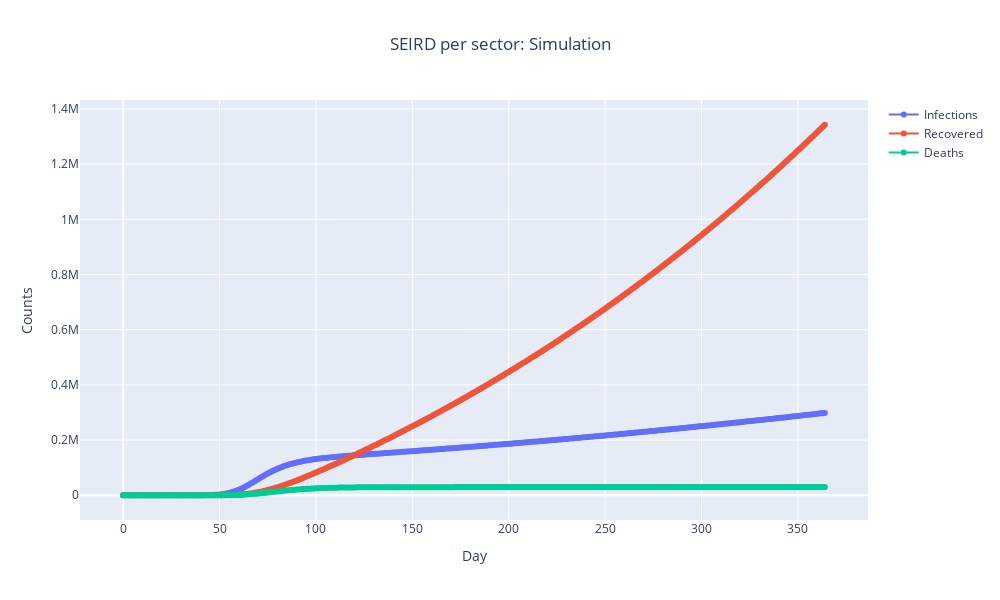

Notebook cell for this chart:
### Markdown cell above
### Simulation

### Code cell
simulation_days = 365
simulate_plot(result, simulation_days, initial_conditions, static=STATIC_PLOTS)

### Figure 1 — Plotly figure (JSON) as saved in the notebook; plotly's stock layout.template omitted (floating-point values rounded to 4 significant figures; data arrays with more than 128 entries replaced by an {"elided": "..."} marker saying what was removed)
{"data": [{"mode": "lines+markers", "name": "Infections", "type": "scatter", "x": {"elided": "365 int values"}, "y": {"elided": "365 float values"}}, {"mode": "lines+markers", "name": "Recovered", "type": "scatter", "x": {"elided": "365 int values"}, "y": {"elided": "365 float values"}}, {"mode": "lines+markers", "name": "Deaths", "type": "scatter", "x": {"elided": "365 int values"}, "y": {"elided": "365 float values"}}], "layout": {"height": 600, "title": {"text": "SEIRD per sector: Simulation", "x": 0.5}, "width": 1000, "xaxis": {"autorange": true, "range": [-22.38, 386.4], "title": {"text": "Day"}, "type": "linear"}, "yaxis": {"autorange": true, "range": [-89690.0, 1432000.0], "title": {"text": "Counts"}, "type": "linear"}}}
